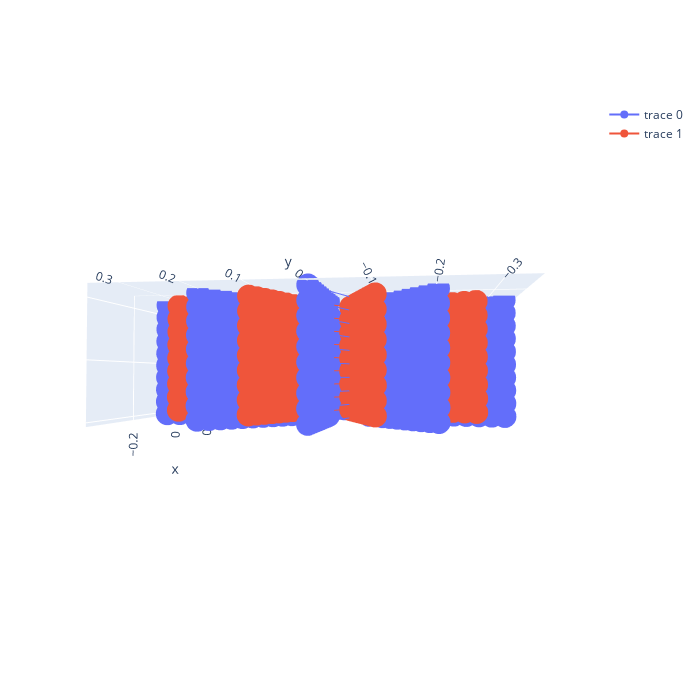

Notebook code cell kept with this figure:
### Code cell
layout = go.Layout(
         scene=dict(
             aspectmode='data'))

fig = go.Figure(data = go.Scatter3d(x=xs,
                                    y=ys,
                                    z=zs), layout = layout)
fig.add_trace(go.Scatter3d(x=xB,
                        y=yB,
                        z=zB))

fig.update_layout(
    autosize=False,
    width=700,
    height=700,
    )


fig.show()

### Figure 1 — Plotly figure (JSON) as saved in the notebook; plotly's stock layout.template omitted (floating-point values rounded to 4 significant figures; data arrays with more than 128 entries replaced by an {"elided": "..."} marker saying what was removed)
{"data": [{"type": "scatter3d", "x": {"elided": "1000 float values"}, "y": {"elided": "1000 float values"}, "z": {"elided": "1000 float values"}}, {"type": "scatter3d", "x": {"elided": "810 float values"}, "y": {"elided": "810 float values"}, "z": {"elided": "810 float values"}}], "layout": {"autosize": false, "height": 700, "scene": {"aspectmode": "data", "aspectratio": {"x": 1.488, "y": 1.436, "z": 0.4677}, "camera": {"center": {"x": 0, "y": 0, "z": 0}, "eye": {"x": -2.65, "y": -0.3573, "z": -0.07051}, "projection": {"type": "perspective"}, "up": {"x": 0, "y": 0, "z": 1}}}, "width": 700}}
